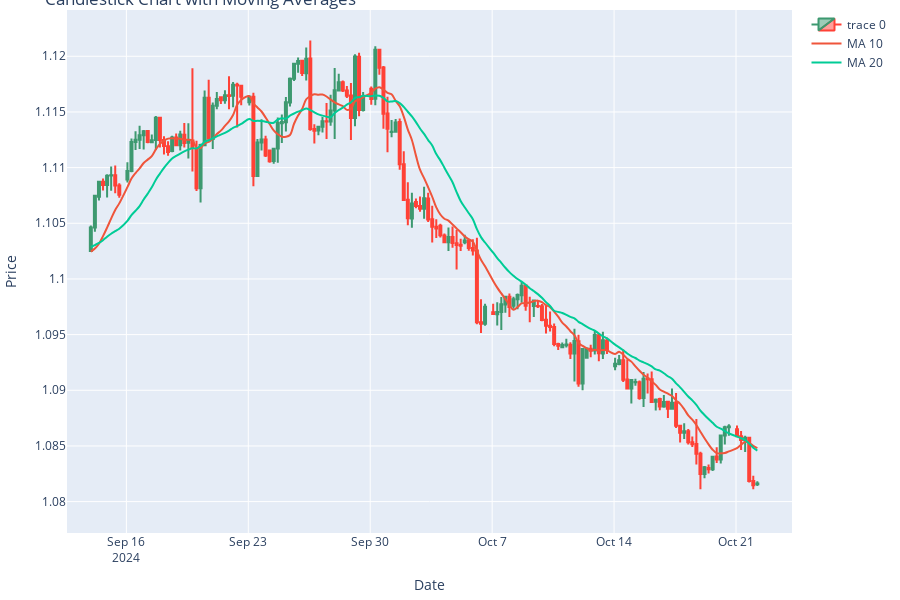

The code cell stored with this chart in its notebook:
### Code cell
create_plot(df_na.iloc[15:180], [10, 20])

### Figure 1 — Plotly figure (JSON) as saved in the notebook; plotly's stock layout.template omitted (floating-point values rounded to 4 significant figures; data arrays with more than 128 entries replaced by an {"elided": "..."} marker saying what was removed)
{"data": [{"close": {"elided": "159 float values"}, "high": {"elided": "159 float values"}, "low": {"elided": "159 float values"}, "open": {"elided": "159 float values"}, "type": "candlestick", "x": {"elided": "159 str values"}}, {"line": {"shape": "spline", "width": 2}, "name": "MA 10", "type": "scatter", "x": {"elided": "159 str values"}, "y": {"elided": "159 float values"}}, {"line": {"shape": "spline", "width": 2}, "name": "MA 20", "type": "scatter", "x": {"elided": "159 str values"}, "y": {"elided": "159 float values"}}], "layout": {"height": 600, "margin": {"b": 10, "l": 10, "r": 10, "t": 10}, "title": {"text": "Candlestick Chart with Moving Averages"}, "width": 900, "xaxis": {"autorange": false, "range": ["2024-09-11 13:32:32.1509", "2024-10-23 07:07:05.974"], "rangebreaks": [{"bounds": ["sat", "mon"]}], "rangeslider": {"visible": false, "yaxis": {}}, "title": {"text": "Date"}, "type": "date"}, "yaxis": {"autorange": false, "range": [1.077, 1.124], "title": {"text": "Price"}, "type": "linear"}}}
